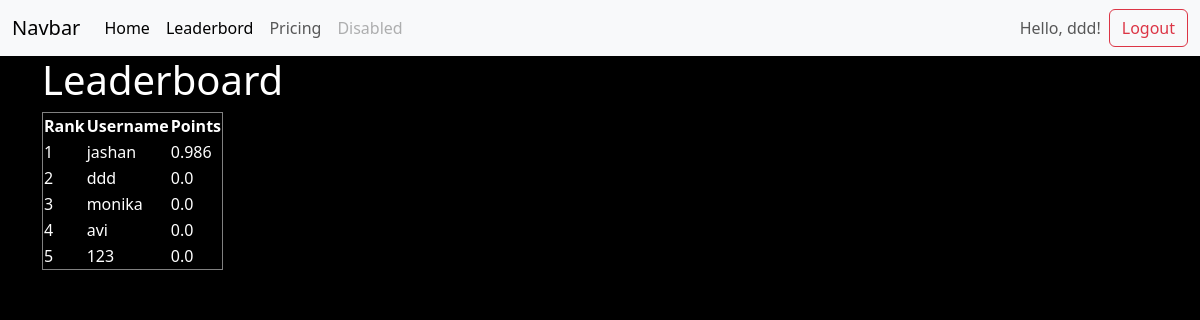
The page /pages/leaderbord/ (signed in) on the database its author committed.
### account/models.py (models this page shows, shortened)
class profile (models.Model):
   user = models.OneToOneField(User, on_delete=models.CASCADE)
   points = models.FloatField(default=0)

### pages/views.py (the view)
# urls.py: path('leaderbord/', views.leaderbord, name='leaderbord'),
@login_required
def leaderbord (request):
   leaderbord = profile.objects.all().order_by('-points')
   return render(request, 'lederbord.html', {'leaderbord':leaderbord})

### pages/templates/lederbord.html
{% extends 'base.html' %}
{% block title %}Coding Prep {% endblock %} {% block content %}
<h1>Leaderboard</h1>
<table border="1">
   <thead>
      <tr>
         <th>Rank</th>
         <th>Username</th>
         <th>Points</th>
      </tr>
   </thead>
   <tbody>
      {% for each in leaderbord %}
      <tr>
         <td>{{ forloop.counter}}</td>
         <td>{{ each.user.username }}</td>
         <td>{{each.points}}</td>
      </tr>
      {% empty %}
      <tr>
         <td colspan="4">No questions available.</td>
      </tr>
      {% endfor %}
   </tbody>
</table>
{% endblock %}

### templates/base.html (shortened to what this page needs)
<!DOCTYPE html>
<html lang="en">
<head>
   <link rel="stylesheet" href="https://cdn.jsdelivr.net/npm/bootstrap@5.3.3/dist/css/bootstrap.min.css" />
</head>
<body>
   <nav class="navbar navbar-expand-lg navbar-light bg-light">
      <div class="container-fluid">
         <a class="navbar-brand" href="#">Navbar</a>
         <div class="collapse navbar-collapse" id="navbarNavAltMarkup">
            <div class="navbar-nav">
               <a class="nav-link active" aria-current="page" href="{% url 'homepage' %}">Home</a>
               <a class="nav-link active" aria-current="page" href="{% url 'leaderbord' %}">Leaderbord</a>
               <a class="nav-link" href="#">Pricing</a>
               <a class="nav-link disabled" href="#" tabindex="-1" aria-disabled="true">Disabled</a>
            </div>
            <div class="navbar-nav ms-auto">
               {% if not request.path == '/account/login/' and not request.path == '/account/register/' %}
               {% if user.is_authenticated %}
               <div class="d-flex align-items-center">
                  <span class="nav-link">Hello, {{ user.username }}!</span>
                  <a class="btn btn-outline-danger" href="{% url 'logout' %}" role="button">Logout</a>
               </div>
               {% else %}
               <a class="btn btn-outline-primary" href="{% url 'user_registration' %}" role="button">Sign
                  In/Register</a>
               {% endif %}
               {%endif%}
            </div>
         </div>
      </div>
   </nav>
   <div class="container">
      {% block content %}{% endblock %}
   </div>
</body>
</html>

### templates/base.html (style rules this page uses)
body { background-color: black; color: white; }

### rows shown on the page
profile: user.username "jashan", points "0.986"
profile: user.username "ddd", points "0.0"
profile: user.username "monika", points "0.0"
profile: user.username "avi", points "0.0"
profile: user.username "123", points "0.0"

### other values the page prints
{{ user.username }} "ddd"
